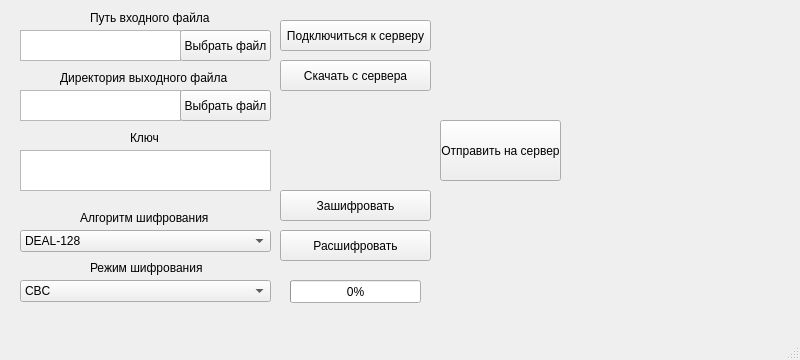
<?xml version="1.0" encoding="UTF-8"?>
<ui version="4.0">
 <class>MainWindow</class>
 <widget class="QMainWindow" name="MainWindow">
  <property name="geometry">
   <rect>
    <x>0</x>
    <y>0</y>
    <width>800</width>
    <height>360</height>
   </rect>
  </property>
  <property name="windowTitle">
   <string>MainWindow</string>
  </property>
  <widget class="QWidget" name="centralwidget">
   <widget class="QLabel" name="label">
    <property name="geometry">
     <rect>
      <x>90</x>
      <y>10</y>
      <width>121</width>
      <height>16</height>
     </rect>
    </property>
    <property name="text">
     <string>Путь входного файла</string>
    </property>
   </widget>
   <widget class="QLabel" name="label_2">
    <property name="geometry">
     <rect>
      <x>130</x>
      <y>130</y>
      <width>31</width>
      <height>16</height>
     </rect>
    </property>
    <property name="text">
     <string>Ключ</string>
    </property>
   </widget>
   <widget class="QPlainTextEdit" name="plainTextEdit_key">
    <property name="geometry">
     <rect>
      <x>20</x>
      <y>150</y>
      <width>251</width>
      <height>41</height>
     </rect>
    </property>
   </widget>
   <widget class="QComboBox" name="comboBox_algorithm">
    <property name="geometry">
     <rect>
      <x>20</x>
      <y>230</y>
      <width>251</width>
      <height>22</height>
     </rect>
    </property>
    <item>
     <property name="text">
      <string>DEAL-128</string>
     </property>
    </item>
    <item>
     <property name="text">
      <string>DEAL-192</string>
     </property>
    </item>
    <item>
     <property name="text">
      <string>DEAL-256</string>
     </property>
    </item>
   </widget>
   <widget class="QComboBox" name="comboBox_mode">
    <property name="geometry">
     <rect>
      <x>20</x>
      <y>280</y>
      <width>251</width>
      <height>22</height>
     </rect>
    </property>
    <item>
     <property name="text">
      <string>CBC</string>
     </property>
    </item>
    <item>
     <property name="text">
      <string>CFB</string>
     </property>
    </item>
    <item>
     <property name="text">
      <string>OFB</string>
     </property>
    </item>
    <item>
     <property name="text">
      <string>CTR</string>
     </property>
    </item>
    <item>
     <property name="text">
      <string>RD</string>
     </property>
    </item>
   </widget>
   <widget class="QLabel" name="label_3">
    <property name="geometry">
     <rect>
      <x>80</x>
      <y>210</y>
      <width>141</width>
      <height>16</height>
     </rect>
    </property>
    <property name="text">
     <string>Алгоритм шифрования</string>
    </property>
   </widget>
   <widget class="QLabel" name="label_4">
    <property name="geometry">
     <rect>
      <x>90</x>
      <y>260</y>
      <width>121</width>
      <height>16</height>
     </rect>
    </property>
    <property name="text">
     <string>Режим шифрования</string>
    </property>
   </widget>
   <widget class="QProgressBar" name="progressBar">
    <property name="geometry">
     <rect>
      <x>290</x>
      <y>280</y>
      <width>131</width>
      <height>23</height>
     </rect>
    </property>
    <property name="value">
     <number>0</number>
    </property>
   </widget>
   <widget class="QPushButton" name="pushButton_decrypt">
    <property name="geometry">
     <rect>
      <x>280</x>
      <y>230</y>
      <width>151</width>
      <height>31</height>
     </rect>
    </property>
    <property name="text">
     <string>Расшифровать</string>
    </property>
   </widget>
   <widget class="QPushButton" name="pushButton_2">
    <property name="geometry">
     <rect>
      <x>280</x>
      <y>60</y>
      <width>151</width>
      <height>31</height>
     </rect>
    </property>
    <property name="text">
     <string>Скачать с сервера</string>
    </property>
   </widget>
   <widget class="QPushButton" name="pushButton_encrypt">
    <property name="geometry">
     <rect>
      <x>280</x>
      <y>190</y>
      <width>151</width>
      <height>31</height>
     </rect>
    </property>
    <property name="text">
     <string>Зашифровать</string>
    </property>
   </widget>
   <widget class="QPushButton" name="pushButton_4">
    <property name="geometry">
     <rect>
      <x>440</x>
      <y>120</y>
      <width>121</width>
      <height>61</height>
     </rect>
    </property>
    <property name="text">
     <string>Отправить на сервер</string>
    </property>
   </widget>
   <widget class="QPushButton" name="pushButton_selectInputFile">
    <property name="geometry">
     <rect>
      <x>180</x>
      <y>30</y>
      <width>91</width>
      <height>31</height>
     </rect>
    </property>
    <property name="text">
     <string>Выбрать файл</string>
    </property>
   </widget>
   <widget class="QTextEdit" name="textEdit_pathInputFile">
    <property name="geometry">
     <rect>
      <x>20</x>
      <y>30</y>
      <width>161</width>
      <height>31</height>
     </rect>
    </property>
   </widget>
   <widget class="QPushButton" name="pushButton_6">
    <property name="geometry">
     <rect>
      <x>280</x>
      <y>20</y>
      <width>151</width>
      <height>31</height>
     </rect>
    </property>
    <property name="text">
     <string>Подключиться к серверу</string>
    </property>
   </widget>
   <widget class="QLabel" name="label_5">
    <property name="geometry">
     <rect>
      <x>60</x>
      <y>70</y>
      <width>171</width>
      <height>16</height>
     </rect>
    </property>
    <property name="text">
     <string>Директория выходного файла</string>
    </property>
   </widget>
   <widget class="QTextEdit" name="textEdit_pathOutputFile">
    <property name="geometry">
     <rect>
      <x>20</x>
      <y>90</y>
      <width>161</width>
      <height>31</height>
     </rect>
    </property>
   </widget>
   <widget class="QPushButton" name="pushButton_selectOutputFile">
    <property name="geometry">
     <rect>
      <x>180</x>
      <y>90</y>
      <width>91</width>
      <height>31</height>
     </rect>
    </property>
    <property name="text">
     <string>Выбрать файл</string>
    </property>
   </widget>
  </widget>
  <widget class="QMenuBar" name="menubar">
   <property name="geometry">
    <rect>
     <x>0</x>
     <y>0</y>
     <width>800</width>
     <height>22</height>
    </rect>
   </property>
  </widget>
  <widget class="QStatusBar" name="statusbar"/>
 </widget>
 <resources/>
 <connections/>
</ui>
